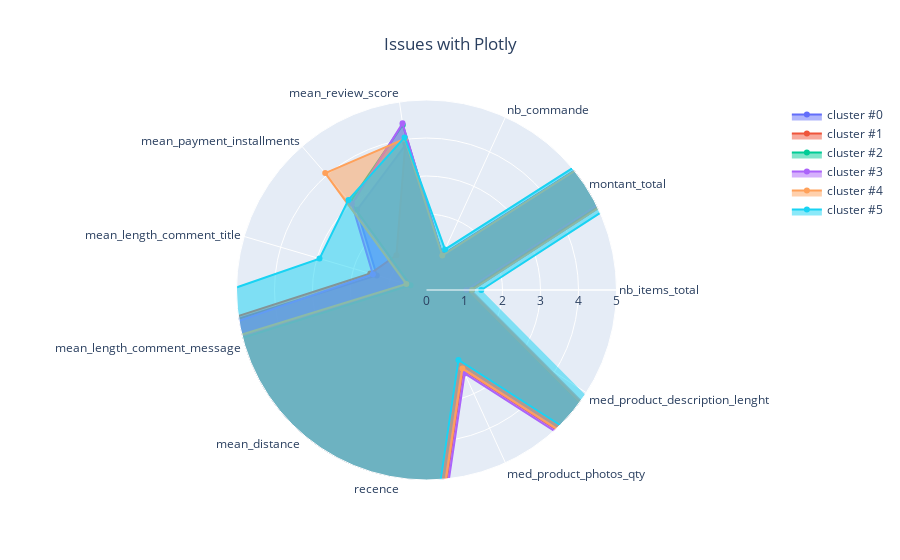

Notebook code cell kept with this figure:
### Code cell
import plotly.graph_objects as go

categories = result.columns
fig = go.Figure()

for g in result.index:
    fig.add_trace(go.Scatterpolar(
        r = result.loc[g].values,
        theta = categories,
        fill = 'toself',
        name = f'cluster #{g}'
    ))

fig.update_layout(
  polar=dict(
    radialaxis=dict(
      visible=True,
      range=[0, 5] # here we can define the range
    )),
  showlegend=True,
    title="Issues with Plotly",
    title_x=0.5
)

fig.show()

### Figure 1 — Plotly figure (JSON) as saved in the notebook; plotly's stock layout.template omitted (floating-point values rounded to 4 significant figures)
{"data": [{"fill": "toself", "name": "cluster #0", "r": [1.195, 151.2, 1.021, 3.857, 2.791, 1.363, 42.75, 5.375, 312.7, 2.128, 567.6], "theta": ["nb_items_total", "montant_total", "nb_commande", "mean_review_score", "mean_payment_installments", "mean_length_comment_title", "mean_length_comment_message", "mean_distance", "recence", "med_product_photos_qty", "med_product_description_lenght"], "type": "scatterpolar"}, {"fill": "toself", "name": "cluster #1", "r": [1.159, 142.0, 1.004, 3.907, 1.209, 1.542, 33.66, 5.731, 297.7, 2.315, 823.0], "theta": ["nb_items_total", "montant_total", "nb_commande", "mean_review_score", "mean_payment_installments", "mean_length_comment_title", "mean_length_comment_message", "mean_distance", "recence", "med_product_photos_qty", "med_product_description_lenght"], "type": "scatterpolar"}, {"fill": "toself", "name": "cluster #2", "r": [1.057, 153.2, 1, 4.389, 3.067, 0.4374, 14.03, 5.543, 294.4, 2.155, 742.6], "theta": ["nb_items_total", "montant_total", "nb_commande", "mean_review_score", "mean_payment_installments", "mean_length_comment_title", "mean_length_comment_message", "mean_distance", "recence", "med_product_photos_qty", "med_product_description_lenght"], "type": "scatterpolar"}, {"fill": "toself", "name": "cluster #3", "r": [1.049, 153.7, 1.003, 4.43, 2.999, 1.472, 17.15, 5.895, 280.1, 2.416, 911.9], "theta": ["nb_items_total", "montant_total", "nb_commande", "mean_review_score", "mean_payment_installments", "mean_length_comment_title", "mean_length_comment_message", "mean_distance", "recence", "med_product_photos_qty", "med_product_description_lenght"], "type": "scatterpolar"}, {"fill": "toself", "name": "cluster #4", "r": [1.199, 187.3, 1, 4.017, 4.07, 0.5532, 25.12, 5.602, 320.4, 2.274, 742.2], "theta": ["nb_items_total", "montant_total", "nb_commande", "mean_review_score", "mean_payment_installments", "mean_length_comment_title", "mean_length_comment_message", "mean_distance", "recence", "med_product_photos_qty", "med_product_description_lenght"], "type": "scatterpolar"}, {"fill": "toself", "name": "cluster #5", "r": [1.442, 201.1, 1.173, 4.058, 3.136, 2.935, 34.99, 5.363, 254.1, 2.025, 892.6], "theta": ["nb_items_total", "montant_total", "nb_commande", "mean_review_score", "mean_payment_installments", "mean_length_comment_title", "mean_length_comment_message", "mean_distance", "recence", "med_product_photos_qty", "med_product_description_lenght"], "type": "scatterpolar"}], "layout": {"polar": {"radialaxis": {"range": [0, 5], "visible": true}}, "showlegend": true, "title": {"text": "Issues with Plotly", "x": 0.5}}}
